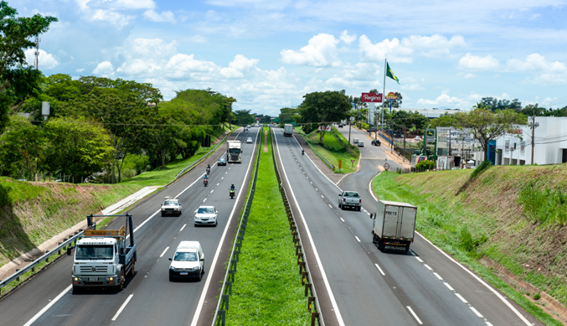
#> input picture openMedianBlur/rodovia.png, 567 x 326 px
$ python openMedianBlur.py
#> lines starting #> are read from the running program, lines starting #| are printed output that depends on the picture
#Suavização pela mediana

import numpy as np
import cv2
img = cv2.imread('rodovia.png')
#> img is the input picture: shape (326, 567, 3); mean B, G, R 132.9, 150.9, 132.9
img = img[::2,::2] # Diminui a imagem
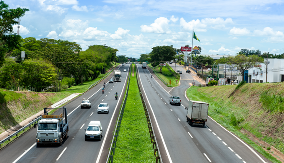
#> img: shape (163, 284, 3); mean B, G, R 133, 151, 132.9

suave = np.vstack([
    np.hstack([img,
    cv2.medianBlur(img,  3)]),
    np.hstack([cv2.medianBlur(img,  5),
    cv2.medianBlur(img,  7)]),
    np.hstack([cv2.medianBlur(img,  9),
    cv2.medianBlur(img, 11)]),
    ])
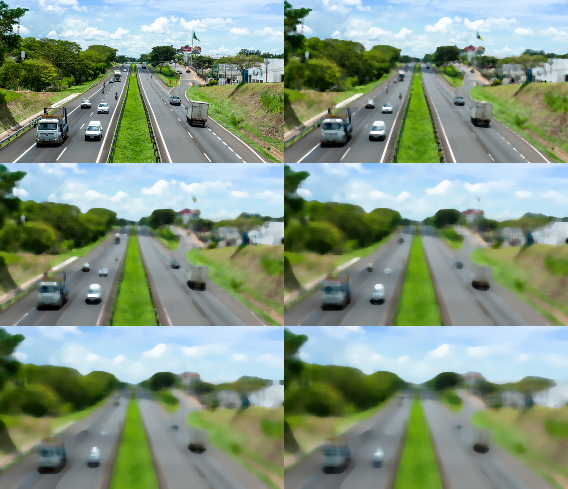
#> suave: shape (489, 568, 3); mean B, G, R 132.1, 150.8, 132.2

cv2.imshow("Imagem original e suavizadas pela mediana", suave)
cv2.imwrite('medianBlur.jpg', suave)
cv2.waitKey(0)
